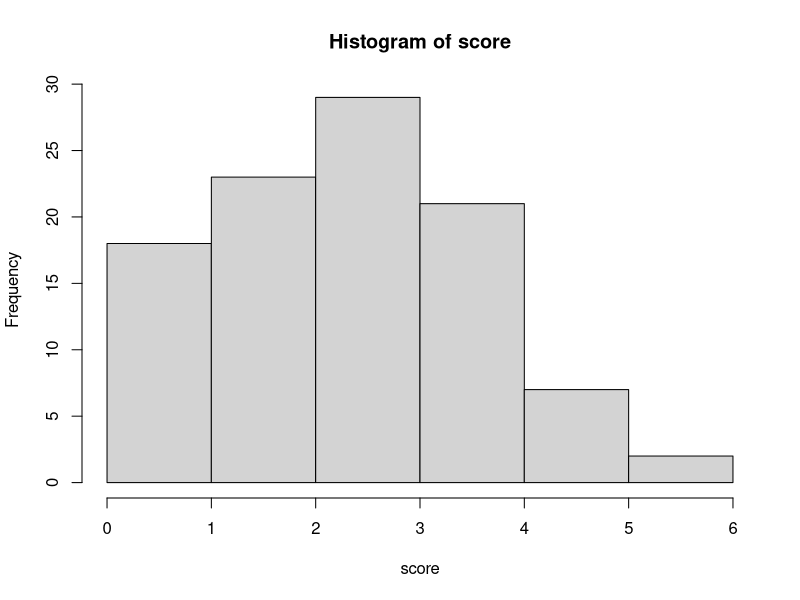

This figure's R source:
setClass('batter', slots = list(name = 'character', average = 'numeric', obp = 'numeric', bb = 'numeric', single = 'numeric', double = 'numeric', triple = 'numeric', hr = 'numeric', base = 'numeric'))
setClass('pitcher', slots = list(name = 'character', obpa = 'numeric'))
b1 <- new('batter', name = 'Juan', average = .250, obp = .325, single = .45, double = .25, triple = .05, hr = .1, bb = .15, base = 0)
b2 <- new('batter', name = 'Juan2', average = .203, obp = .325, single = .45, double = .25, triple = .05, hr = .1, bb = .15, base = 0)
b3 <- new('batter', name = 'Juan3', average = .287, obp = .325, single = .45, double = .25, triple = .05, hr = .1, bb = .15, base = 0)
b4 <- new('batter', name = 'Juan4', average = .303, obp = .325, single = .45, double = .25, triple = .05, hr = .1, bb = .15, base = 0)
b5 <- new('batter', name = 'Juan5', average = .254, obp = .325, single = .45, double = .25, triple = .05, hr = .1, bb = .15, base = 0)
b6 <- new('batter', name = 'Juan6', average = .233, obp = .325, single = .45, double = .25, triple = .05, hr = .1, bb = .15, base = 0)
b7 <- new('batter', name = 'Juan7', average = .244, obp = .325, single = .45, double = .25, triple = .05, hr = .1, bb = .15, base = 0)
b8 <- new('batter', name = 'Juan8', average = .332, obp = .325, single = .45, double = .25, triple = .05, hr = .1, bb = .15, base = 0)
b9 <- new('batter', name = 'Juan9', average = .167, obp = .325, single = .45, double = .25, triple = .05, hr = .1, bb = .15, base = 0)
p1 <- new('pitcher', name = 'John', obpa =.260)

lineup <- c(b1, b2, b3, b4, b5, b6, b7, b8, b9)
N <- 100
inning <- 1
score <- rep(NA, N)


#finding out if for loop works
for (i in 1:N) {

  runs <- 0
  
  for (batter in lineup){
    
    slot(batter, 'obp') <- (slot(batter, 'obp') + slot(p1, 'obpa'))/2
    
    num <- runif(1, min = 0, max = 1)
    
    if (num <= slot(batter, 'obp')) {
      
      runs <- runs + 1
    
      }
  }
  
  score[i] <- runs
}

hist(score)

#Testing batter
runs <- 0
inning <- 1
while (inning < 10) {
  outs <- 0
  onbase <- c()
  while (outs < 3) {
    for (batter in lineup) {
      num <- runif(1, min = 0, max = 1)#Create random number between 0 and 1
      slot(batter, 'obp') <- (slot(batter, 'obp') + slot(p1, 'obpa'))/2 #average pitcher's skill and batter's skill
      
      #if they get on base
      if (num < slot(batter, 'obp')) {
        onbase <- c(onbase, batter)
        num2 <- runif(1, min = 0, max = 1)
        
        if (num2 < slot(batter, 'single')) {#get a single
          onbase <- c(onbase, batter)
          #move rest of batters on base
          for (b in onbase) {
            slot(b, 'base') <- slot(b, 'base') + 1
            print(slot(b, 'base'))
            print(slot(b, 'name'))
            if (slot(b, 'base') >= 4) {
              runs <- runs + 1
              slot(b, 'base') <- -1000
            }
          }

          
        # } else if (num2 < slot(batter, 'single') + slot(batter, 'double')) {#If batter doubles
        #   slot(batter, 'base') <- 2
          
        #   #move rest of batters on base
        #   for (batter in onbase) {
        #     slot(batter, 'base') <- slot(batter, 'base') + 1
        #     if (slot(batter, 'base') >= 4) {
        #       runs <- runs + 1
        #       slot(batter, 'base') <- -1000
        #     }
        #   }
        # } else if (num2 < slot(batter, 'single') + slot(batter, 'double') + slot(batter, 'triple')) {#If batter triples
        #   slot(batter, 'base') <- 3
          
        #   #move rest of batters on base
        #   for (batter in onbase) {
        #     slot(batter, 'base') <- slot(batter, 'base') + 1
        #     if (slot(batter, 'base') >= 4) {
        #       runs <- runs + 1
        #       slot(batter, 'base') <- -1000
        #     }
        #   }
        # } else if (num2 < slot(batter, 'single') + slot(batter, 'double')+ slot(batter, 'triple')+ slot(batter, 'hr')) {#If batter homeruns
        #   slot(batter, 'base') <- 3
          
        #   #move rest of batters on base
        #   for (batter in onbase) {
        #     slot(batter, 'base') <- slot(batter, 'base') + 1
        #     if (slot(batter, 'base') >= 4) {
        #       runs <- runs + 1
        #       slot(batter, 'base') <- -1000
        #     }
        #   }
        }
        
      } else { #batter is out
        outs <- outs + 1
      }
      if (outs == 3) {
        break
      }
    }
  inning <- inning + 1
  }
  print(inning)
}


print(runs)



if (num < slot(batter, 'obp')) {
  onbase <- c(onbase, batter)
  num2 <- runif(1, min = 0, max = 1)
  
  if (num2 < slot(batter, 'single')) {#get a single
    onbase <- c(onbase, batter)
    #move rest of batters on base
    for (b in onbase) {
      slot(b, 'base') <- slot(b, 'base') + 1
      print(slot(b, 'base'))
      print(slot(b, 'name'))
      if (slot(b, 'base') >= 4) {
        runs <- runs + 1
        slot(b, 'base') <- -1000
      }
    }}} 









# x <- 0
# while (x<1) {
#   for (batter in lineup) {
#     print(slot(batter, 'obp'))
#     x <- x + 1
#   }
# }


# num <- runif(1, min = 0, max = 1)
# print(num)
# if (num <= slot(p1, 'average')) {
#   print(slot(p1, 'name'))
# }

# month1 <- month(Sys.Date())
# day1 <- day(Sys.Date())
# name <- paste('C:/data-', month1, '/', day1, '.csv', sep = '')
# write.csv(dataset, file = name) 

